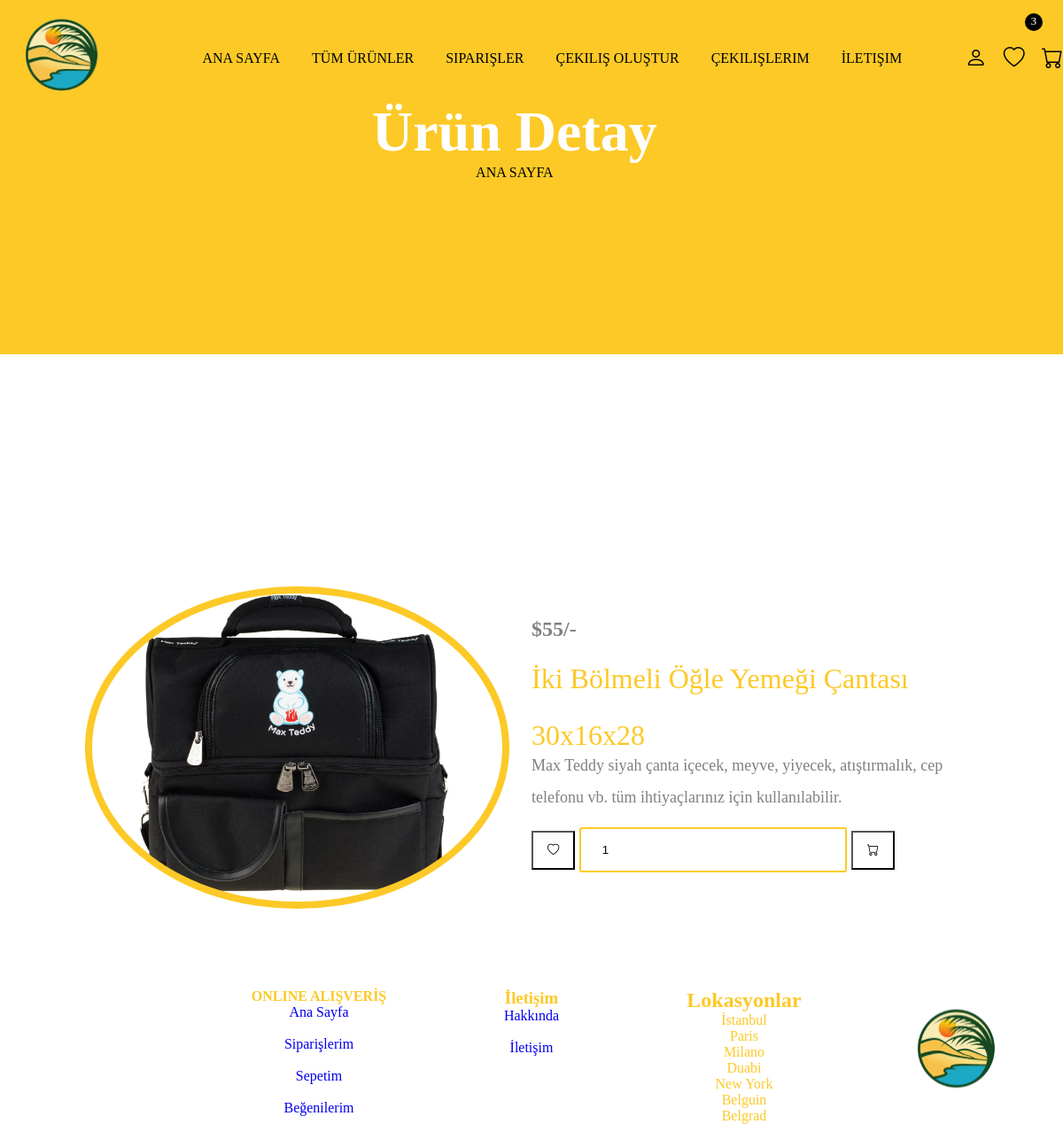
The app's page /view_page.php?pid=22 (signed in) with its own data.
### tables this page shows
CREATE TABLE `products` (
  `id` int(255) NOT NULL,
  `name` varchar(255) NOT NULL,
  `price` varchar(255) NOT NULL,
  `product_detail` varchar(1000) NOT NULL,
  `image` varchar(255) NOT NULL,
  `variation` enum('yes','no') DEFAULT 'no'
);

### view_page.php (the view, shortened to what this page needs)
<!DOCTYPE html>
<html lang="en">
<head>
    <link rel="stylesheet" href="https://cdn.jsdelivr.net/npm/bootstrap-icons@1.9.1/font/bootstrap-icons.css">
    <link rel="stylesheet" href="main.css">
</head>
<body>
    <?php include 'header.php'; ?>
    <div class="banner">
        <div class="detail">
            <h1>Ürün detay</h1>
            <a href="index.php">ana sayfa</a><span></span>
        </div>
    </div>
    <div class="line"></div>
    <section class="view_page">
            <?php
                if (isset($_GET['pid'])) {
                    $pid = $_GET['pid'];
                    $select_products = mysqli_query($conn, "SELECT * FROM `products` WHERE id = '$pid'") or die('query failed');
                    if (mysqli_num_rows($select_products)>0) {
                        while($fetch_products = mysqli_fetch_assoc($select_products)){
            ?>
            <form method="post">
                <img src="image/<?php echo $fetch_products['image']; ?>">
                <div class="detail">
                    <div class="price">$<?php echo $fetch_products['price']; ?>/-</div>
                    <div class="name"><?php echo $fetch_products['name']; ?></div>
                    <div class="detail"><?php echo $fetch_products['product_detail']; ?></div>
                    <div class="icon">
                        <button type="submit" name="add_to_wishlist" class="bi bi-heart"></button>
                        <input type="number" name="product_quantity" value="1" min="0" class="quantity">
                        <button type="submit" name="add_to_cart" class="bi bi-cart"></button>
                    </div>
                </div>
            </form>
            <?php
                        }
                    }
                }
            ?>
    </section>
    <?php include 'footer.php'; ?>
</body>
</html>

### main.css (style rules this page uses)
* { margin: 0; padding: 0; box-sizing: border-box; }
:root { --box-shadow: 0px 0px 0px 7px rgb(255 255 255/40%); --box-shadow2: 0 .5rem 1rem rgba(0, 0, 0, 0.1); --orange: #fcc927; }
a { text-decoration: none; }
.line, .line4 { width: 100%; height: 100px; margin-top: -3.6rem; }
.line { margin-bottom: 10rem; }
input, textarea, select { outline: none; border: 1px solid #55555544; background: transparent; width: 100%; padding: 1rem 1.5rem; border-radius: 10px; margin: 1rem 0; }
.banner { background: var(--orange); width: 100%; height: 50vh; position: relative; z-index: 1; }
.banner::before { position: absolute; content: ''; bottom: -18%; right: 0; width: 316px; height: 245px; background-size: 314px; background-repeat: no-repeat; }
.banner .detail { position: absolute; padding: 7rem 0; left: 35%; text-align: center; z-index: 200; }
.banner .detail h1 { font-size: 4rem; color: #fff; text-transform: capitalize; }
.banner .detail a { text-transform: uppercase; color: #000; }
.price { position: absolute; text-align: 5%; left: 5%; top: 5%; font-weight: bold; font-size: 1.5rem; }
.view_page { padding: 5% 8%; }
.view_page form { display: grid; grid-template-columns: repeat(auto-fit, minmax(35px, 1fr)); justify-content: center; align-items: center; }
.view_page form img { width: 95%; height: 100%; padding: .5rem; border-radius: 50%; background: var(--orange); }
.view_page form .name { font-size: 2rem; margin-bottom: -1rem; text-transform: capitalize; color: var(--orange); }
.view_page form .detail, .view_page form .price { font-size: 18px; color: gray; line-height: 2; }
.view_page form .price { font-size: 24px; position: relative; left: 0; }
.view_page form .quantity { width: 60%; box-shadow: none; border: 2px solid var(--orange); border-radius: 3px; margin-top: 1rem; }
.view_page button { background: transparent; outline: none; color: #000; margin-top: 1rem; padding: .8rem 1rem; cursor: pointer; }

### records on screen
products: image (picture), price "55", name "İki Bölmeli Öğle Yemeği Çantası 30x16x28", product_detail "Max Teddy siyah çanta içecek, meyve, yiyecek, atıştırmalık, cep telefonu vb. tüm ihtiyaçlarınız için kullanılabilir."

### other values on screen
$wishlist_num_rows "3"
